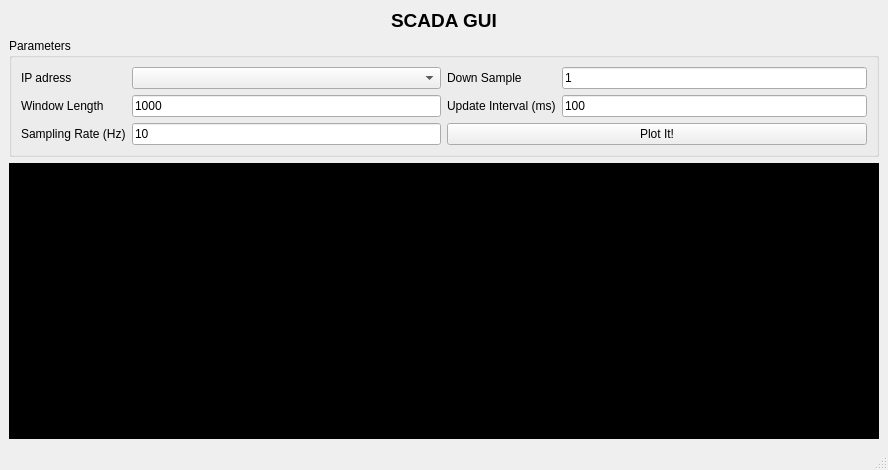
<?xml version="1.0" encoding="UTF-8"?>
<ui version="4.0">
 <class>MainWindow</class>
 <widget class="QMainWindow" name="MainWindow">
  <property name="geometry">
   <rect>
    <x>0</x>
    <y>0</y>
    <width>888</width>
    <height>470</height>
   </rect>
  </property>
  <property name="windowTitle">
   <string>MainWindow</string>
  </property>
  <widget class="QWidget" name="centralwidget">
   <layout class="QGridLayout" name="gridLayout_5">
    <item row="0" column="0">
     <layout class="QGridLayout" name="gridLayout_4">
      <item row="1" column="1">
       <widget class="QGroupBox" name="groupBox">
        <property name="title">
         <string>Parameters</string>
        </property>
        <layout class="QGridLayout" name="gridLayout_3">
         <item row="0" column="0">
          <layout class="QGridLayout" name="gridLayout_2">
           <item row="0" column="0">
            <widget class="QLabel" name="label_2">
             <property name="text">
              <string>IP adress</string>
             </property>
            </widget>
           </item>
           <item row="0" column="1">
            <widget class="QComboBox" name="comboBox"/>
           </item>
           <item row="1" column="0">
            <widget class="QLabel" name="label_3">
             <property name="text">
              <string>Window Length</string>
             </property>
            </widget>
           </item>
           <item row="1" column="1">
            <widget class="QLineEdit" name="lineEdit">
             <property name="text">
              <string>1000</string>
             </property>
            </widget>
           </item>
           <item row="2" column="0">
            <widget class="QLabel" name="label_4">
             <property name="text">
              <string>Sampling Rate (Hz)</string>
             </property>
            </widget>
           </item>
           <item row="2" column="1">
            <widget class="QLineEdit" name="lineEdit_2">
             <property name="text">
              <string>10</string>
             </property>
            </widget>
           </item>
          </layout>
         </item>
         <item row="0" column="1">
          <layout class="QVBoxLayout" name="verticalLayout">
           <item>
            <layout class="QGridLayout" name="gridLayout">
             <item row="0" column="0">
              <widget class="QLabel" name="label_5">
               <property name="text">
                <string>Down Sample</string>
               </property>
              </widget>
             </item>
             <item row="0" column="1">
              <widget class="QLineEdit" name="lineEdit_3">
               <property name="text">
                <string>1</string>
               </property>
              </widget>
             </item>
             <item row="1" column="0">
              <widget class="QLabel" name="label_6">
               <property name="text">
                <string>Update Interval (ms)</string>
               </property>
              </widget>
             </item>
             <item row="1" column="1">
              <widget class="QLineEdit" name="lineEdit_4">
               <property name="text">
                <string>100</string>
               </property>
              </widget>
             </item>
            </layout>
           </item>
           <item>
            <widget class="QPushButton" name="pushButton">
             <property name="text">
              <string>Plot It!</string>
             </property>
            </widget>
           </item>
          </layout>
         </item>
        </layout>
       </widget>
      </item>
      <item row="2" column="1">
       <widget class="QWidget" name="widget" native="true">
        <property name="styleSheet">
         <string notr="true">background-color: rgb(0, 0, 0);</string>
        </property>
       </widget>
      </item>
      <item row="0" column="1">
       <widget class="QLabel" name="label">
        <property name="text">
         <string>&lt;html&gt;&lt;head/&gt;&lt;body&gt;&lt;p&gt;&lt;span style=&quot; font-size:14pt; font-weight:600;&quot;&gt;SCADA GUI&lt;/span&gt;&lt;/p&gt;&lt;/body&gt;&lt;/html&gt;</string>
        </property>
        <property name="alignment">
         <set>Qt::AlignCenter</set>
        </property>
       </widget>
      </item>
      <item row="3" column="1">
       <spacer name="horizontalSpacer">
        <property name="orientation">
         <enum>Qt::Horizontal</enum>
        </property>
        <property name="sizeHint" stdset="0">
         <size>
          <width>778</width>
          <height>0</height>
         </size>
        </property>
       </spacer>
      </item>
      <item row="2" column="0">
       <spacer name="verticalSpacer">
        <property name="orientation">
         <enum>Qt::Vertical</enum>
        </property>
        <property name="sizeHint" stdset="0">
         <size>
          <width>0</width>
          <height>40</height>
         </size>
        </property>
       </spacer>
      </item>
     </layout>
    </item>
   </layout>
  </widget>
  <widget class="QStatusBar" name="statusbar"/>
 </widget>
 <resources/>
 <connections/>
</ui>
